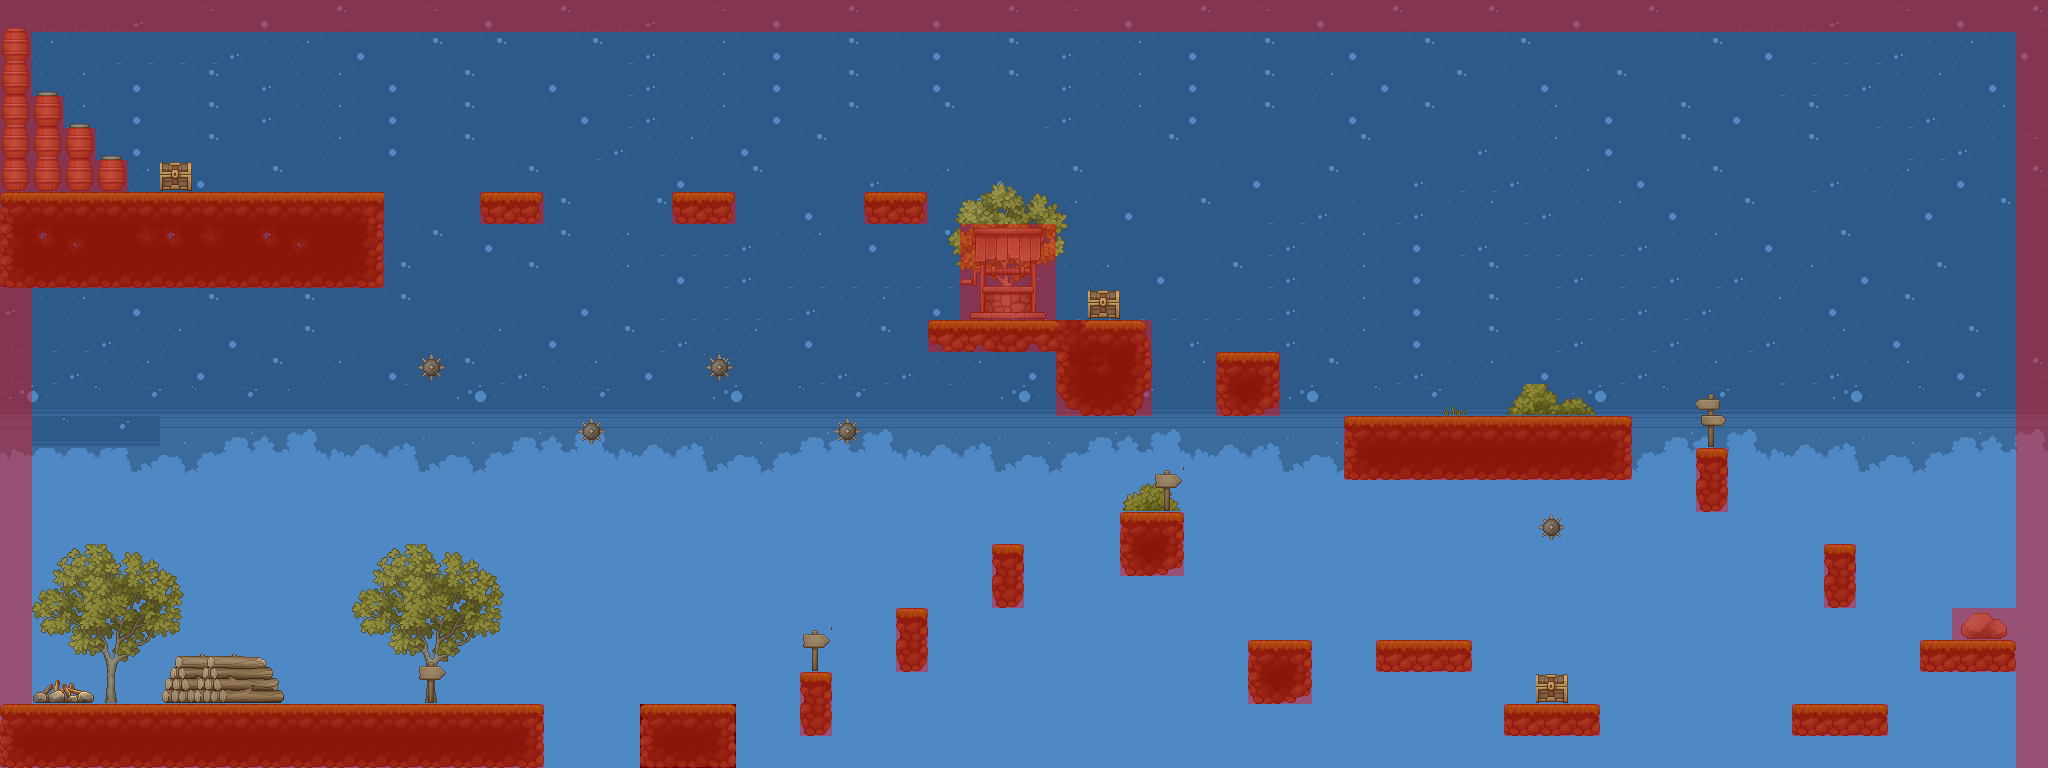

The image is a tile-based game level rendered from a .tmx file. Its description and source (layers, tilesets, objects; grid data summarised) follow:
An orthogonal 64x24 tile map with 32x32 px tiles, 4 tile layers (Background, Map, extra, Colisions), 4 tilesets.

<map version="1.9" tiledversion="1.9.2" orientation="orthogonal" renderorder="right-down" width="64" height="24" tilewidth="32" tileheight="32" infinite="0" nextlayerid="7" nextobjectid="8">
 <tileset firstgid="1" name="MapMetadata" tilewidth="32" tileheight="32" spacing="1" margin="1" tilecount="2" columns="2">
  <image source="MapMetadata.png" width="67" height="34" />
 </tileset>
 <tileset firstgid="3" source="TX Tileset Ground.tsx" />
 <tileset firstgid="259" source="background_0.tsx" />
 <tileset firstgid="304" source="TX Village Props.tsx" />
 <layer id="5" name="Background" width="64" height="24">
  <properties>
   <property name="Draw" type="bool" value="true" />
  </properties>
  <data>[1536 cells, 1504 non-empty, 45 distinct tile ids]</data>
 </layer>
 <layer id="1" name="Map" width="64" height="24">
  <properties>
   <property name="Draw" type="bool" value="true" />
  </properties>
  <data>[1536 cells, 229 non-empty, 108 distinct tile ids]</data>
 </layer>
 <layer id="6" name="extra" width="64" height="24">
  <properties>
   <property name="Draw" type="bool" value="true" />
  </properties>
  <data>[1536 cells, 78 non-empty, 37 distinct tile ids]</data>
 </layer>
 <layer id="2" name="Colisions" width="64" height="24">
  <properties>
   <property name="Draw" type="bool" value="false" />
  </properties>
  <data>[1536 cells, 269 non-empty, 1 distinct tile ids]</data>
 </layer>
</map>
